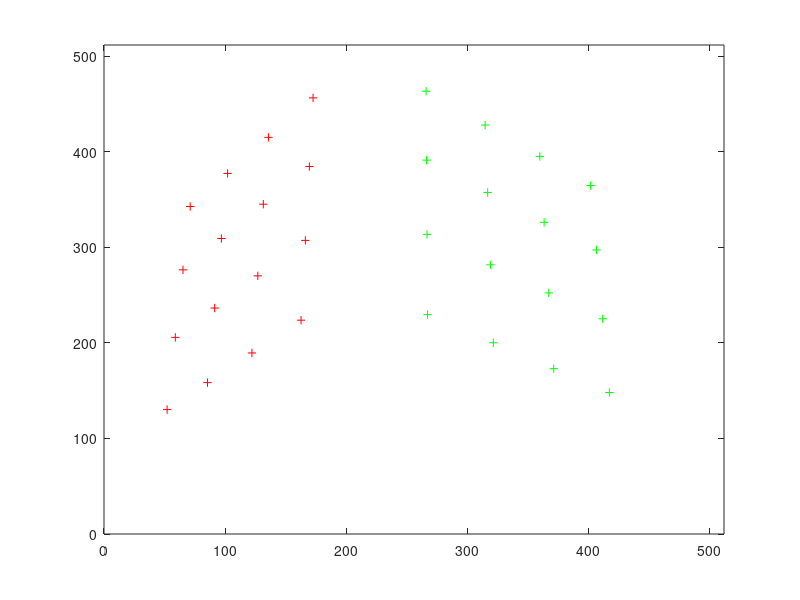

MATLAB code for this plot:
%% Author : Deepak Karuppia  10/15/01

%% Generate 3D calibration pattern: 
%% Pw holds 32 points on two surfaces (Xw = 1 and Yw = 1) of a cube 
%%Values are measured in meters.
%% There are 4x4 uniformly distributed points on each surface.

cnt = 1;

%% plane : Xw = 1

for i=0.2:0.2:0.8,
 for j=0.2:0.2:0.8,
   Pw(cnt,:) = [1 i j];
   cnt = cnt + 1;
 end
end

%% plane : Yw = 1

for i=0.2:0.2:0.8,
 for j=0.2:0.2:0.8,
   Pw(cnt,:) = [i 1 j];
   cnt = cnt + 1;
 end
end

N = cnt;

%%plot3(Pw(:,1), Pw(:,2), Pw(:,3), '+');

%% Virtual camera model 

 %% Extrinsic parameters : R = RaRbRr

gamma = 40.0*pi/180.0;
Rr = [ [cos(gamma) -sin(gamma) 0];
       [sin(gamma) cos(gamma)  0];
       [  0          0         1]; ];

beta = 0.0*pi/180.0;

Rb = [ [cos(beta) 0 -sin(beta)];
       [0         1       0];
       [sin(beta) 0  cos(beta)]; ];

alpha = -120.0*pi/180.0;
Ra = [ [1      0                0];
       [0   cos(alpha)  -sin(alpha)];
       [0   sin(alpha)   cos(alpha)]; ];

R = Ra*Rb*Rr;

T = [0 0 4]';

%% Intrinsic parameters

f = 0.016;
Ox = 256;
Oy = 256;

Sx = 0.0088/512.0;
Sy = 0.0066/512.0;

Fx = f/Sx;
Fy = f/Sy;

%% asr is the aspect ratio
asr = Fx/Fy;

%% Generate Image coordinates

%% surface Xw = 1
cnt = 1;
for cnt = 1:1:16,
   Pc(cnt,:) = (R*Pw(cnt,:)' + T)';
   p(cnt,:)  = [(Ox - Fx*Pc(cnt,1)/Pc(cnt,3)) (Oy - Fy*Pc(cnt,2)/Pc(cnt,3))];
end
plot(p(:,1), p(:,2), 'r+');
axis([0 512 0 512]);
grid;
hold;

%% surface Yw = 1
for cnt = 17:1:32,
   Pc(cnt,:) = (R*Pw(cnt,:)' + T)';
   p(cnt,:)  = [(Ox - Fx*Pc(cnt,1)/Pc(cnt,3)) (Oy - Fy*Pc(cnt,2)/Pc(cnt,3))];
end
plot(p(17:32,1), p(17:32,2), 'g+');
%%plot3(Pc(:,1), Pc(:,2), Pc(:,3), '+');
grid;
